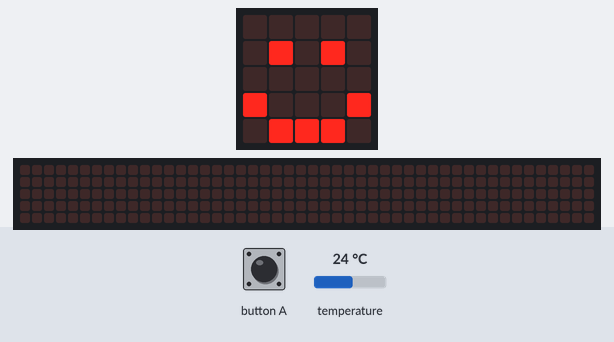
Bench run of a program on a simulated BBC micro:bit (MakeCode). Shown: the board's 5×5 LED display, a strip that is not on the board, showing the scrolling text unrolled. The inputs (shaded band) are chosen by the test bench; at power-on: temperature 24 °C. The 48×5 strip is a reading aid, not a part: it shows the text the display is scrolling, unrolled, one strip-width of it at a time.

Above: at 1.8 s.
1.9 s: button A pressed for 0.15 s
At 2.12 s:
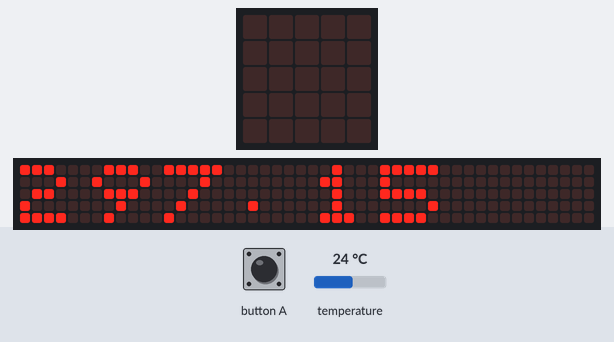
At 2.57 s:
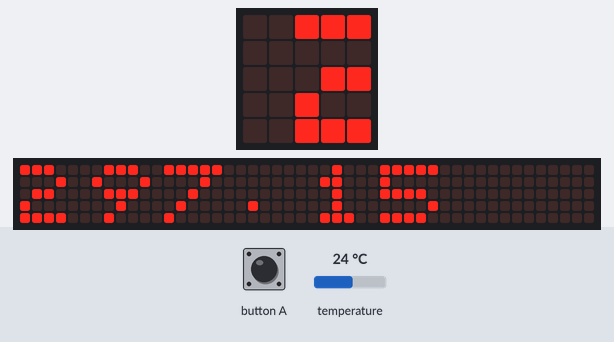
Timing chart, 0 to 4.9 s (numbered marks = the images above; inputs shaded):
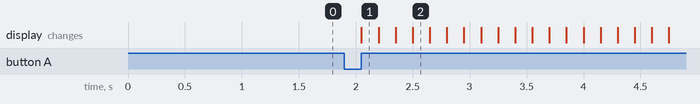

The program:

main.ts
```typescript
// (licence header left out)
basic.showIcon(IconNames.Happy)

input.onButtonPressed(Button.A, () => {
    basic.clearScreen() // clears screen
    const temp = input.temperature() // creates variable for temperature
    const kelvin = temp + 273.15 // creates variable for kelvin
    basic.showNumber(kelvin) // shows kelvin on microbit
})
```

Measured:
- after the input at 1.9 s, the display: changes after 0.15 s (image 1)
